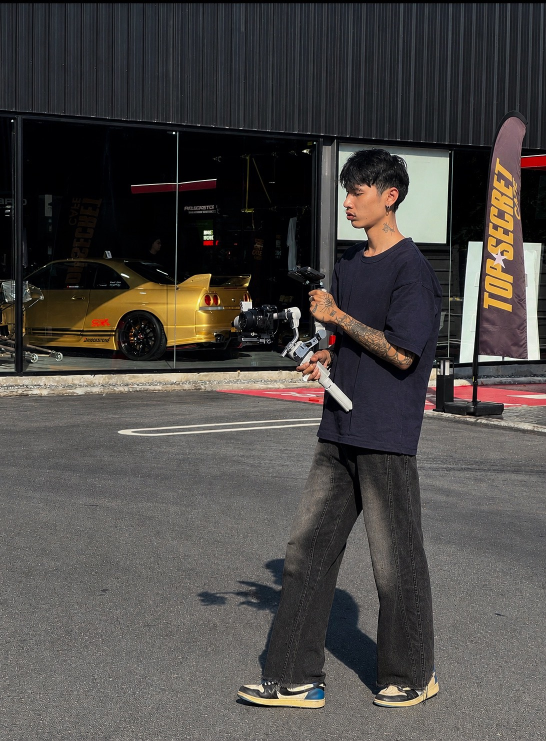
#> input picture assets/portrait.jpg, 1092 x 1481 px (shown at 1/2 size)
$ python prepare-portrait.py
#> lines starting #> are read from the running program, lines starting #| are printed output that depends on the picture
"""Make an alpha-only cutout. RGB is copied directly from the supplied photograph.

Offline preparation only; Pillow, numpy and rembg are not website dependencies.
Run after installing rembg[cpu], Pillow and numpy in your preferred Python environment.
"""
from pathlib import Path
from PIL import Image, ImageDraw, ImageFilter
import numpy as np

root=Path(__file__).parent
source=Image.open(root/'assets/portrait.jpg').convert('RGB')
#> source is the input picture: PIL image 1092x1481 RGB; mean R, G, B 75.6, 72.1, 69.6
cutout_path=root/'assets/portrait-cutout.png'
if not cutout_path.exists():
    from rembg import remove,new_session
    remove(source,session=new_session('u2net')).save(cutout_path)
alpha=Image.open(cutout_path).getchannel('A')
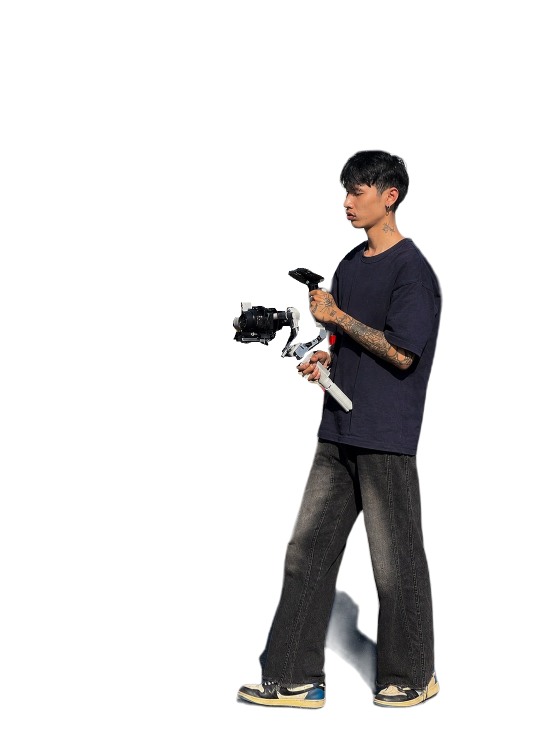
#> input picture assets/portrait-cutout.png, 1092 x 1481 px (shown at 1/2 size)
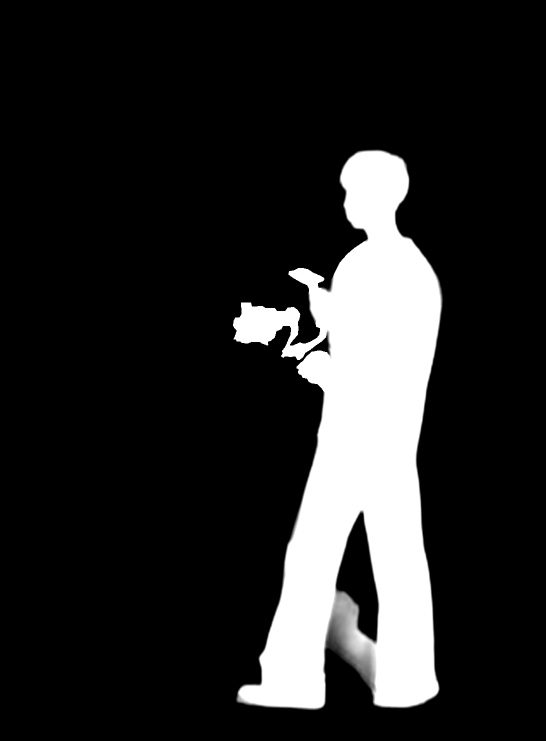
#> alpha: PIL image 1092x1481 L (shown at 1/2 size); min 0, max 255, mean 38.9
# Remove faint background remnants without changing any source RGB values.
alpha=alpha.point(lambda value: max(0,min(255,round((value-24)*255/207))))
draw=ImageDraw.Draw(alpha)
# The segmentation sees the person reliably but misses the dark camera. Restore
# equipment using a hand-traced outline in a 2x inspection crop's coordinates.
def trace(points,fill=255):
    draw.polygon([(440+x/2,280+y/2) for x,y in points],fill=fill)
trace([(83,649),(125,647),(128,665),(168,660),(184,671),(220,670),(228,681),(258,682),(268,669),(295,665),(311,676),(322,695),(319,716),(312,730),(314,753),(312,780),(295,800),(280,818),(288,821),(318,806),(337,812),(358,805),(386,789),(397,774),(398,755),(383,749),(380,730),(384,718),(404,725),(420,740),(428,765),(425,790),(407,809),(385,823),(362,841),(343,852),(333,871),(318,883),(306,880),(301,866),(282,870),(261,867),(253,875),(241,865),(248,852),(244,844),(260,823),(270,798),(280,777),(283,754),(276,744),(252,744),(246,759),(227,766),(221,791),(205,804),(192,809),(195,819),(190,825),(168,817),(159,810),(130,809),(109,816),(84,812),(79,806),(65,809),(63,798),(51,798),(59,781),(65,762),(54,753),(50,742),(52,721),(59,708),(77,706),(85,694)])
trace([(275,522),(294,518),(310,511),(328,508),(352,515),(374,528),(402,540),(417,548),(420,557),(412,566),(393,575),(394,591),(407,591),(408,605),(393,614),(378,621),(355,615),(355,598),(347,582),(324,573),(307,563),(287,551),(271,539)])
trace([(365,844),(399,838),(428,847),(441,865),(444,889),(435,917),(436,934),(448,951),(443,968),(453,987),(473,1011),(502,1044),(525,1071),(526,1087),(516,1091),(508,1086),(503,1094),(488,1087),(466,1066),(443,1044),(422,1020),(404,995),(389,978),(364,975),(352,968),(346,957),(329,952),(325,942),(315,938),(308,930),(313,918),(305,914),(304,904),(318,891),(332,878),(343,865)])
# Stabilizer gap, and a screen fragment above the left shoulder.
trace([(228,771),(271,761),(272,782),(260,811),(246,825),(224,823)],0)
trace([(450,392),(587,392),(563,411),(532,431),(505,455),(477,486),(457,524),(444,553)],0)
alpha=alpha.filter(ImageFilter.MinFilter(3)).filter(ImageFilter.GaussianBlur(.3))
result=source.convert('RGBA');result.putalpha(alpha)
result.save(cutout_path)
crop=(450,285,895,1005)
hero=result.crop(crop);hero.save(root/'assets/portrait-original-hero.png')
#> after `hero = result.crop(crop)`:
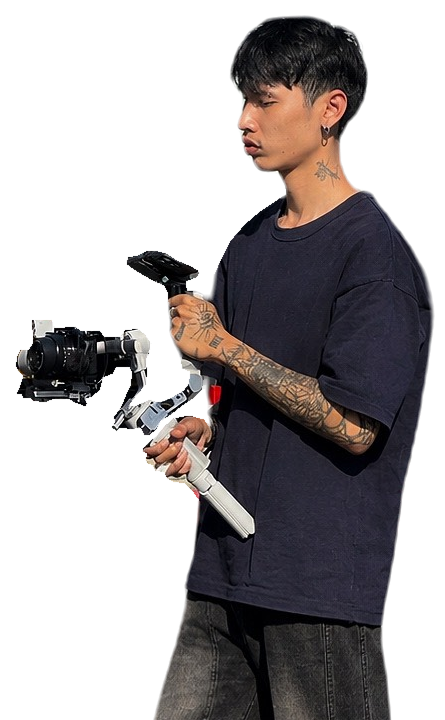
#> hero: PIL image 445x720 RGBA; mean R, G, B, A 72.1, 66.7, 65.8, 113.4; transparent parts drawn white
original_rgb=np.array(source.crop(crop))
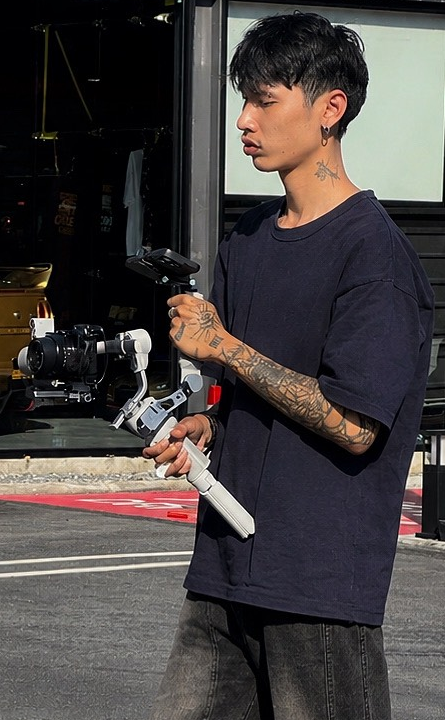
#> original_rgb: shape (720, 445, 3); mean R, G, B 72.1, 66.7, 65.8
saved_rgb=np.array(hero.convert('RGB'))
assert np.array_equal(original_rgb,saved_rgb),'RGB must remain exactly original'
print('Verified: all RGB pixels are identical to the corresponding original photograph; only alpha and crop differ.')
